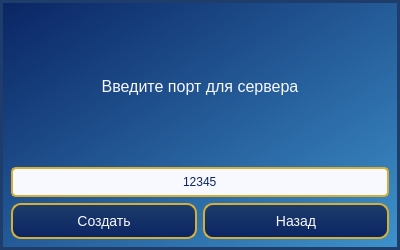
<?xml version="1.0" encoding="UTF-8"?>
<ui version="4.0">
 <class>HostSetupWindow</class>
 <widget class="QDialog" name="HostSetupWindow">
  <property name="geometry">
   <rect>
    <x>0</x>
    <y>0</y>
    <width>400</width>
    <height>250</height>
   </rect>
  </property>
  <property name="windowTitle">
   <string>Настройка сервера</string>
  </property>
  <property name="styleSheet">
   <string notr="true">
QDialog {
    background-color: qlineargradient(x1:0, y1:0, x2:1, y2:1, stop:0 #0a2463, stop:1 #3e92cc);
    border: 3px solid #1e3d6b;
}
QLabel {
    color: #f8f8ff; font-family: &quot;Arial Rounded MT Bold&quot;; font-size: 16px;
}
QPushButton {
    background-color: qlineargradient(x1:0, y1:0, x2:0, y2:1, stop:0 #1e3d6b, stop:1 #0a2463);
    border: 2px solid #d4af37; border-radius: 10px; padding: 8px 16px;
    font-family: &quot;Arial Rounded MT Bold&quot;; font-size: 14px; color: #f8f8ff;
}
QPushButton:hover {
    background-color: qlineargradient(x1:0, y1:0, x2:0, y2:1, stop:0 #3a5f8c, stop:1 #1e3d6b);
}
QLineEdit {
    border: 2px solid #d4af37; border-radius: 5px; padding: 5px;
    background-color: #f8f8ff; color: #0a2463;
}
   </string>
  </property>
  <layout class="QVBoxLayout" name="verticalLayout">
   <item>
    <widget class="QLabel" name="label">
     <property name="text">
      <string>Введите порт для сервера</string>
     </property>
     <property name="alignment">
      <set>Qt::AlignmentFlag::AlignCenter</set>
     </property>
    </widget>
   </item>
   <item>
    <widget class="QLineEdit" name="lineEditPort">
     <property name="text">
      <string>12345</string>
     </property>
     <property name="alignment">
      <set>Qt::AlignmentFlag::AlignCenter</set>
     </property>
     <property name="placeholderText">
      <string>Порт (например, 12345)</string>
     </property>
    </widget>
   </item>
   <item>
    <layout class="QHBoxLayout" name="horizontalLayout">
     <item>
      <widget class="QPushButton" name="btnCreate">
       <property name="text">
        <string>Создать</string>
       </property>
      </widget>
     </item>
     <item>
      <widget class="QPushButton" name="btnBack">
       <property name="text">
        <string>Назад</string>
       </property>
      </widget>
     </item>
    </layout>
   </item>
  </layout>
 </widget>
 <resources/>
 <connections/>
</ui>
